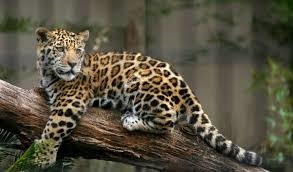
#> input picture AED/FICHA 06/images/img1.jpg, 293 x 172 px
$ python EX06.py
#> lines starting #> are read from the running program, lines starting #| are printed output that depends on the picture
"""
Look for the example available in Moodle (PILLOW presentation) that creates an image
(240, 240) with 3 stripes each of them 80 pixels high (blue, white, red).
"""

from PIL import Image
"""
Criar imagem com uma moldura superior e inferior de 20 pixels, azul
"""
pathImages = "./images/"                   # caminho da pasta atual de imagens

imagem1 = Image.open(pathImages+'img1.jpg')
#> imagem1 is the input picture: PIL image 293x172 RGB; mean R, G, B 86.7, 81.2, 64.6

def imageGrayScale(imagem1):
    pixelMap = imagem1.load()                  # load de pixel data (lista bidimensional)

    for i in range(imagem1.width):               # largura
        for j in range(imagem1.height):          #altura
            p = pixelMap[i,j]                   # pixel expecífico
            red= p[0]                           # RGB de vermelho
            green = p[1]                        # RGB de verde
            blue = p[2]                         # RGB de azul
            red = green = blue = int((0.299* red + 0.587*green + 0.114*blue) / 3)
            pixelMap[i,j] = (red, green, blue)  # Forma mais simples de grayScale

    imagem1.show()
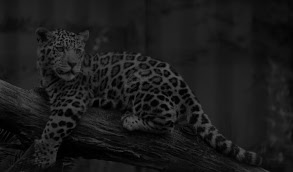
#> shown: PIL image 293x172 RGB; min 0, max 83, mean 26.5
    imagem1.save(pathImages+'grayScale.jpg')

imagem1 = Image.open(pathImages+'img1.jpg')
imageGrayScale(imagem1)

$ run again, with AED/FICHA 06/images/img2.jpg copied over AED/FICHA 06/images/img1.jpg
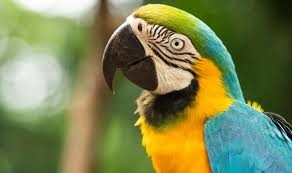
#> input picture AED/FICHA 06/images/img2.jpg, 292 x 173 px
#> imagem1 is the input picture: PIL image 292x173 RGB; mean R, G, B 123.6, 132.1, 82.8
#> in imageGrayScale, `imagem1.show()`:
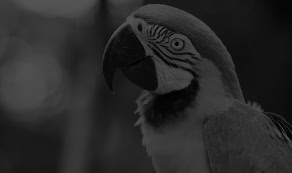
#> shown: PIL image 292x173 RGB; min 0, max 84, mean 40.8

$ run again, with AED/FICHA 06/images/img3.jpg copied over AED/FICHA 06/images/img1.jpg
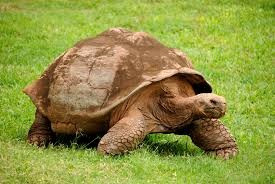
#> input picture AED/FICHA 06/images/img3.jpg, 275 x 184 px
#> imagem1 is the input picture: PIL image 275x184 RGB; mean R, G, B 143.2, 147.2, 67.2
#> in imageGrayScale, `imagem1.show()`:
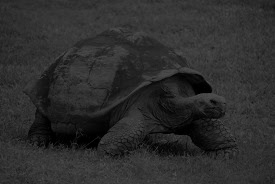
#> shown: PIL image 275x184 RGB; min 0, max 81, mean 45.1

$ run again, with AED/FICHA 06/images/img4.jpg copied over AED/FICHA 06/images/img1.jpg
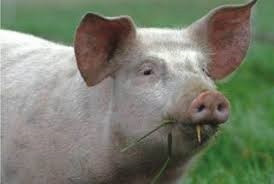
#> input picture AED/FICHA 06/images/img4.jpg, 274 x 184 px
#> imagem1 is the input picture: PIL image 274x184 RGB; mean R, G, B 120.7, 125.9, 109.8
#> in imageGrayScale, `imagem1.show()`:
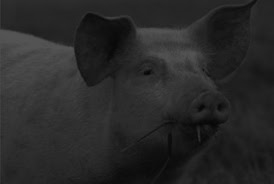
#> shown: PIL image 274x184 RGB; min 5, max 85, mean 40.4
